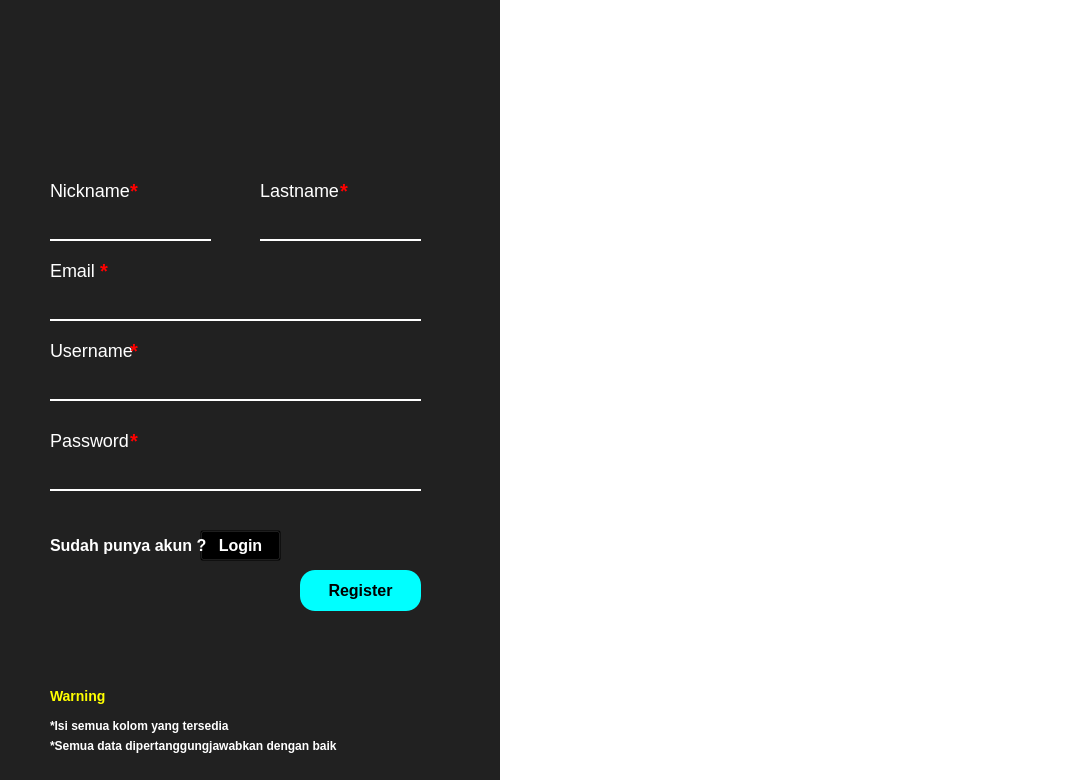
<?xml version="1.0" encoding="UTF-8"?>
<ui version="4.0">
 <class>Form_Login</class>
 <widget class="QMainWindow" name="Form_Login">
  <property name="geometry">
   <rect>
    <x>0</x>
    <y>0</y>
    <width>1080</width>
    <height>780</height>
   </rect>
  </property>
  <property name="windowTitle">
   <string>MainWindow</string>
  </property>
  <widget class="QWidget" name="centralwidget">
   <widget class="QLineEdit" name="input_username">
    <property name="geometry">
     <rect>
      <x>50</x>
      <y>370</y>
      <width>371</width>
      <height>31</height>
     </rect>
    </property>
    <property name="font">
     <font>
      <pointsize>-1</pointsize>
      <weight>62</weight>
      <bold>true</bold>
     </font>
    </property>
    <property name="styleSheet">
     <string notr="true">border: rgb(0,0,0);
border-bottom : 2px solid rgba(255,255,255);
background-color: transparent;
font-size: 18px;
font-weight: 500;
color: white;</string>
    </property>
   </widget>
   <widget class="QLabel" name="label_username">
    <property name="geometry">
     <rect>
      <x>50</x>
      <y>340</y>
      <width>101</width>
      <height>21</height>
     </rect>
    </property>
    <property name="font">
     <font>
      <pointsize>-1</pointsize>
     </font>
    </property>
    <property name="styleSheet">
     <string notr="true">font-size: 18px;
color : rgb(255,255,255)</string>
    </property>
    <property name="text">
     <string>Username</string>
    </property>
   </widget>
   <widget class="QLabel" name="label_password">
    <property name="geometry">
     <rect>
      <x>50</x>
      <y>430</y>
      <width>91</width>
      <height>21</height>
     </rect>
    </property>
    <property name="font">
     <font>
      <pointsize>-1</pointsize>
     </font>
    </property>
    <property name="styleSheet">
     <string notr="true">font-size: 18px;
color : rgb(255,255,255)</string>
    </property>
    <property name="text">
     <string>Password</string>
    </property>
   </widget>
   <widget class="QLineEdit" name="input_password">
    <property name="geometry">
     <rect>
      <x>50</x>
      <y>460</y>
      <width>371</width>
      <height>31</height>
     </rect>
    </property>
    <property name="font">
     <font>
      <pointsize>-1</pointsize>
      <weight>62</weight>
      <bold>true</bold>
     </font>
    </property>
    <property name="styleSheet">
     <string notr="true">border: rgb(0,0,0);
border-bottom : 2px solid rgba(255,255,255);
background-color: transparent;
font-size: 18px;
font-weight: 500;
color: white;</string>
    </property>
   </widget>
   <widget class="QPushButton" name="btn_register">
    <property name="geometry">
     <rect>
      <x>300</x>
      <y>570</y>
      <width>121</width>
      <height>41</height>
     </rect>
    </property>
    <property name="cursor">
     <cursorShape>PointingHandCursor</cursorShape>
    </property>
    <property name="styleSheet">
     <string notr="true">
background-color: rgb(0, 255, 255);
color: black;
font-size: 16px;
font-family: &quot;Poppins&quot;;
border-radius: 15px;
font-weight: 600;
</string>
    </property>
    <property name="text">
     <string>Register</string>
    </property>
   </widget>
   <widget class="QGraphicsView" name="graphicsView">
    <property name="geometry">
     <rect>
      <x>-5</x>
      <y>-9</y>
      <width>1091</width>
      <height>791</height>
     </rect>
    </property>
    <property name="styleSheet">
     <string notr="true">background-color: rgba(0, 0, 0,220);</string>
    </property>
   </widget>
   <widget class="QLabel" name="label_error">
    <property name="geometry">
     <rect>
      <x>50</x>
      <y>500</y>
      <width>371</width>
      <height>31</height>
     </rect>
    </property>
    <property name="styleSheet">
     <string notr="true">font-weight: 500;
font-size: 18px;</string>
    </property>
    <property name="text">
     <string/>
    </property>
   </widget>
   <widget class="QLabel" name="label_nickname">
    <property name="geometry">
     <rect>
      <x>50</x>
      <y>180</y>
      <width>91</width>
      <height>21</height>
     </rect>
    </property>
    <property name="font">
     <font>
      <pointsize>-1</pointsize>
     </font>
    </property>
    <property name="styleSheet">
     <string notr="true">font-size: 18px;
color : rgb(255,255,255)</string>
    </property>
    <property name="text">
     <string>Nickname</string>
    </property>
   </widget>
   <widget class="QLineEdit" name="input_nickname">
    <property name="geometry">
     <rect>
      <x>50</x>
      <y>210</y>
      <width>161</width>
      <height>31</height>
     </rect>
    </property>
    <property name="font">
     <font>
      <pointsize>-1</pointsize>
      <weight>62</weight>
      <bold>true</bold>
     </font>
    </property>
    <property name="styleSheet">
     <string notr="true">border: rgb(0,0,0);
border-bottom : 2px solid rgba(255,255,255);
background-color: transparent;
font-size: 18px;
font-weight: 500;
color: white;</string>
    </property>
   </widget>
   <widget class="QLabel" name="label_lastname">
    <property name="geometry">
     <rect>
      <x>260</x>
      <y>180</y>
      <width>91</width>
      <height>21</height>
     </rect>
    </property>
    <property name="font">
     <font>
      <pointsize>-1</pointsize>
     </font>
    </property>
    <property name="styleSheet">
     <string notr="true">font-size: 18px;
color : rgb(255,255,255)</string>
    </property>
    <property name="text">
     <string>Lastname</string>
    </property>
   </widget>
   <widget class="QLineEdit" name="input_lastname">
    <property name="geometry">
     <rect>
      <x>260</x>
      <y>210</y>
      <width>161</width>
      <height>31</height>
     </rect>
    </property>
    <property name="font">
     <font>
      <pointsize>-1</pointsize>
      <weight>62</weight>
      <bold>true</bold>
     </font>
    </property>
    <property name="styleSheet">
     <string notr="true">border: rgb(0,0,0);
border-bottom : 2px solid rgba(255,255,255);
background-color: transparent;
font-size: 18px;
font-weight: 500;
color: white;</string>
    </property>
   </widget>
   <widget class="QLabel" name="label_2">
    <property name="geometry">
     <rect>
      <x>340</x>
      <y>180</y>
      <width>21</width>
      <height>21</height>
     </rect>
    </property>
    <property name="font">
     <font>
      <pointsize>-1</pointsize>
      <weight>75</weight>
      <bold>true</bold>
     </font>
    </property>
    <property name="styleSheet">
     <string notr="true">color: red;
font-weight: 600;
font-size : 20px</string>
    </property>
    <property name="text">
     <string>*</string>
    </property>
   </widget>
   <widget class="QLabel" name="label_3">
    <property name="geometry">
     <rect>
      <x>130</x>
      <y>180</y>
      <width>21</width>
      <height>21</height>
     </rect>
    </property>
    <property name="font">
     <font>
      <pointsize>-1</pointsize>
      <weight>75</weight>
      <bold>true</bold>
     </font>
    </property>
    <property name="styleSheet">
     <string notr="true">color: red;
font-weight: 600;
font-size : 20px</string>
    </property>
    <property name="text">
     <string>*</string>
    </property>
   </widget>
   <widget class="QLabel" name="label_4">
    <property name="geometry">
     <rect>
      <x>130</x>
      <y>340</y>
      <width>21</width>
      <height>21</height>
     </rect>
    </property>
    <property name="font">
     <font>
      <pointsize>-1</pointsize>
      <weight>75</weight>
      <bold>true</bold>
     </font>
    </property>
    <property name="styleSheet">
     <string notr="true">color: red;
font-weight: 600;
font-size : 20px</string>
    </property>
    <property name="text">
     <string>*</string>
    </property>
   </widget>
   <widget class="QLabel" name="label_5">
    <property name="geometry">
     <rect>
      <x>130</x>
      <y>430</y>
      <width>21</width>
      <height>21</height>
     </rect>
    </property>
    <property name="font">
     <font>
      <pointsize>-1</pointsize>
      <weight>75</weight>
      <bold>true</bold>
     </font>
    </property>
    <property name="styleSheet">
     <string notr="true">color: red;
font-weight: 600;
font-size : 20px</string>
    </property>
    <property name="text">
     <string>*</string>
    </property>
   </widget>
   <widget class="QPushButton" name="btn_login">
    <property name="geometry">
     <rect>
      <x>200</x>
      <y>530</y>
      <width>81</width>
      <height>31</height>
     </rect>
    </property>
    <property name="font">
     <font>
      <pointsize>-1</pointsize>
      <weight>75</weight>
      <bold>true</bold>
     </font>
    </property>
    <property name="cursor">
     <cursorShape>PointingHandCursor</cursorShape>
    </property>
    <property name="styleSheet">
     <string notr="true">background-color: transparent;
font-size: 16px;
font-weight: 600;
color: white;</string>
    </property>
    <property name="text">
     <string>Login</string>
    </property>
   </widget>
   <widget class="QLabel" name="label">
    <property name="geometry">
     <rect>
      <x>50</x>
      <y>530</y>
      <width>171</width>
      <height>31</height>
     </rect>
    </property>
    <property name="font">
     <font>
      <pointsize>-1</pointsize>
      <weight>75</weight>
      <bold>true</bold>
     </font>
    </property>
    <property name="styleSheet">
     <string notr="true">background-color: transparent;
font-size: 16px;
font-weight: bold;
color: white;</string>
    </property>
    <property name="text">
     <string>Sudah punya akun ?</string>
    </property>
   </widget>
   <widget class="QLabel" name="label_username_2">
    <property name="geometry">
     <rect>
      <x>50</x>
      <y>260</y>
      <width>101</width>
      <height>21</height>
     </rect>
    </property>
    <property name="font">
     <font>
      <pointsize>-1</pointsize>
     </font>
    </property>
    <property name="styleSheet">
     <string notr="true">font-size: 18px;
color : rgb(255,255,255)</string>
    </property>
    <property name="text">
     <string>Email</string>
    </property>
   </widget>
   <widget class="QLineEdit" name="input_email">
    <property name="geometry">
     <rect>
      <x>50</x>
      <y>290</y>
      <width>371</width>
      <height>31</height>
     </rect>
    </property>
    <property name="font">
     <font>
      <pointsize>-1</pointsize>
      <weight>62</weight>
      <bold>true</bold>
     </font>
    </property>
    <property name="styleSheet">
     <string notr="true">border: rgb(0,0,0);
border-bottom : 2px solid rgba(255,255,255);
background-color: transparent;
font-size: 18px;
font-weight: 500;
color: white;</string>
    </property>
   </widget>
   <widget class="QLabel" name="label_6">
    <property name="geometry">
     <rect>
      <x>100</x>
      <y>260</y>
      <width>21</width>
      <height>21</height>
     </rect>
    </property>
    <property name="font">
     <font>
      <pointsize>-1</pointsize>
      <weight>75</weight>
      <bold>true</bold>
     </font>
    </property>
    <property name="styleSheet">
     <string notr="true">color: red;
font-weight: 600;
font-size : 20px</string>
    </property>
    <property name="text">
     <string>*</string>
    </property>
   </widget>
   <widget class="QGraphicsView" name="graphicsView_2">
    <property name="geometry">
     <rect>
      <x>500</x>
      <y>0</y>
      <width>601</width>
      <height>781</height>
     </rect>
    </property>
    <property name="styleSheet">
     <string notr="true">border: none;
background-image: url(:/registerscreen/img/bg-register.jpeg);</string>
    </property>
   </widget>
   <widget class="QWidget" name="widget" native="true">
    <property name="geometry">
     <rect>
      <x>50</x>
      <y>30</y>
      <width>131</width>
      <height>91</height>
     </rect>
    </property>
    <property name="styleSheet">
     <string notr="true">image: url(:/logo/img/logo.png);</string>
    </property>
   </widget>
   <widget class="QLabel" name="label_7">
    <property name="geometry">
     <rect>
      <x>50</x>
      <y>680</y>
      <width>71</width>
      <height>31</height>
     </rect>
    </property>
    <property name="font">
     <font>
      <pointsize>-1</pointsize>
      <weight>62</weight>
      <bold>true</bold>
     </font>
    </property>
    <property name="styleSheet">
     <string notr="true">font-size: 14px;
color: yellow;
font-weight : 500;</string>
    </property>
    <property name="text">
     <string>Warning</string>
    </property>
   </widget>
   <widget class="QLabel" name="label_8">
    <property name="geometry">
     <rect>
      <x>50</x>
      <y>710</y>
      <width>211</width>
      <height>31</height>
     </rect>
    </property>
    <property name="font">
     <font>
      <pointsize>-1</pointsize>
      <weight>62</weight>
      <bold>true</bold>
     </font>
    </property>
    <property name="styleSheet">
     <string notr="true">font-size: 12px;
color: white;
font-weight : 500;</string>
    </property>
    <property name="text">
     <string>*Isi semua kolom yang tersedia </string>
    </property>
   </widget>
   <widget class="QLabel" name="label_9">
    <property name="geometry">
     <rect>
      <x>50</x>
      <y>730</y>
      <width>331</width>
      <height>31</height>
     </rect>
    </property>
    <property name="font">
     <font>
      <pointsize>-1</pointsize>
      <weight>62</weight>
      <bold>true</bold>
     </font>
    </property>
    <property name="styleSheet">
     <string notr="true">font-size: 12px;
color: white;
font-weight : 500;</string>
    </property>
    <property name="text">
     <string>*Semua data dipertanggungjawabkan dengan baik</string>
    </property>
   </widget>
   <zorder>graphicsView</zorder>
   <zorder>input_username</zorder>
   <zorder>label_username</zorder>
   <zorder>label_password</zorder>
   <zorder>input_password</zorder>
   <zorder>btn_register</zorder>
   <zorder>label_error</zorder>
   <zorder>label_nickname</zorder>
   <zorder>input_nickname</zorder>
   <zorder>label_lastname</zorder>
   <zorder>input_lastname</zorder>
   <zorder>label_2</zorder>
   <zorder>label_3</zorder>
   <zorder>label_4</zorder>
   <zorder>label_5</zorder>
   <zorder>btn_login</zorder>
   <zorder>label</zorder>
   <zorder>label_username_2</zorder>
   <zorder>input_email</zorder>
   <zorder>label_6</zorder>
   <zorder>graphicsView_2</zorder>
   <zorder>widget</zorder>
   <zorder>label_7</zorder>
   <zorder>label_8</zorder>
   <zorder>label_9</zorder>
  </widget>
 </widget>
 <resources>
  <include location="../util/util.qrc"/>
 </resources>
 <connections/>
</ui>
